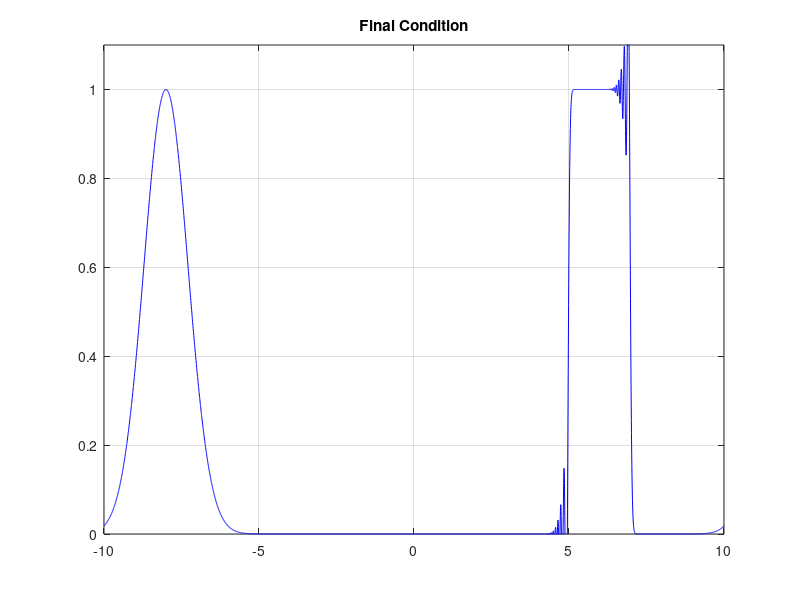

Source code (MATLAB):
% moving_wave_vectorized_MacCormack.m

clear
close('all')

N = 5000;
u = 1;

plot_freq = 10;
plot_switch = 1;
x_left = -10;
x_right = 10;
x_space = linspace(x_left,x_right,N);

dx = x_space(2)-x_space(1);
dt = 0.6*(dx)/u;
nu = u*dx/dt;

%Num_ts = min(1000,ceil(15/dt));
Num_ts=5000;
% set initial condition
%f = zeros(N,1);
x_space = linspace(x_left,x_right,N);

f_l = 1;
f = f_l*exp(-(x_space.*x_space));
f((x_space < -5) & (x_space > -7)) = 1;

f_tmp1 = zeros(N,1);
f_tmp = zeros(N,1);





% plot initial condition
plot(x_space,f,'-b');
axis([x_left x_right 0 1.1*f_l]);
grid on

%title('\bf{Initial Condition}');
drawnow

tic;

ind = (1:N)';
x_m = circshift(ind,1);
x_p = circshift(ind,-1);

for ts = 1:Num_ts
    
    if(mod(ts,100)==0)
       fprintf('Executing time step number %d.\n',ts);
    end
    
    f_tmp1 = f - (u*dt/dx).*(f(x_p)-f);
    f_tmp = 0.5*(f + f_tmp1 - (u*dt/dx).*(f_tmp1 - f_tmp1(x_m)));
    
    f = f_tmp;
    
    if(plot_switch==1)
        if(mod(ts,plot_freq)==0)
            plot(x_space,f,'-b')
            axis([x_left x_right 0 1.1*f_l]);
            grid on
            title('\bf{MacCormack Method}','FontSize',12);
            
            drawnow
        end
    end
    
end

ex_time = toc;

plot(x_space,f,'-b');
axis([x_left x_right 0 1.1*f_l]);
title('\bf{Final Condition}');
grid on
drawnow

fprintf('Execution time = %g.\n Average time per DOF*update = %g. \n',ex_time, ex_time/(N*Num_ts));